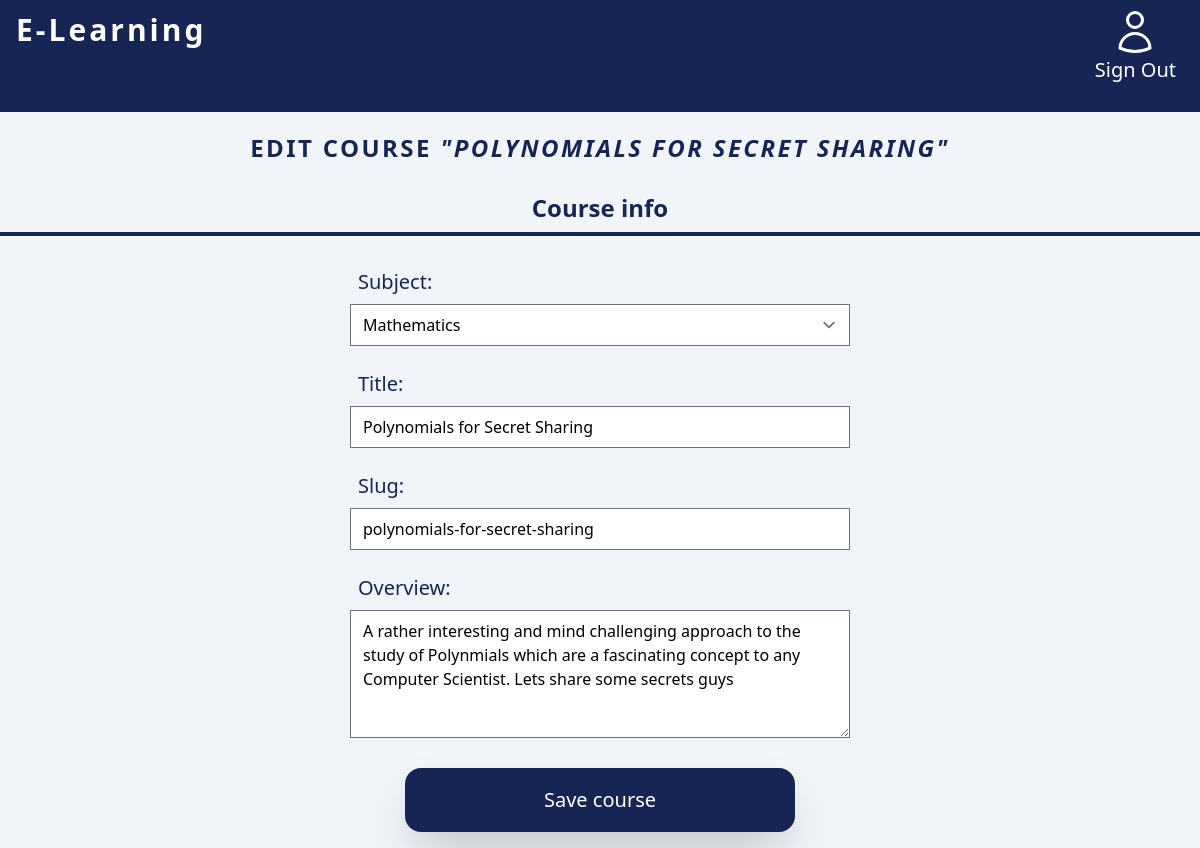
/course/2/edit/ (signed in), run on the app's committed database.
### courses/models.py (models this page shows, shortened)
class Course(models.Model):
    owner = models.ForeignKey(User,
                            related_name='courses_created',
                            on_delete=models.CASCADE)
    subject = models.ForeignKey(Subject,
                                related_name='courses',
                                on_delete=models.CASCADE)
    students = models.ManyToManyField(User, related_name='courses_joined', blank=True)
    title = models.CharField(max_length=200)
    slug = models.SlugField(max_length=200, unique=True)
    overview = models.TextField()
    created = models.DateTimeField(auto_now_add=True)
    image = models.FileField(upload_to='images', default='default.jpeg')
    class Meta:
        ordering = ['-created']

class Subject(models.Model):
    title = models.CharField(max_length=200)
    slug = models.SlugField(max_length=200, unique=True)
    class Meta:
        ordering = ['title']
    def __str__(self) -> str:
        return self.title

### courses/views.py (the view)
# urls.py: path('<pk>/edit/', views.CourseUpdateView.as_view(), name='course_edit'),
class CourseUpdateView(OwnerCourseEditMixin, UpdateView):
    permission_required = 'courses.change_course'

### courses/views.py (called while the page is built)
    def get_queryset(self):
        qs = super().get_queryset()
        return qs.filter(owner=self.request.user)

### courses/templates/courses/manage/course/form.html (shortened to what this page needs)
{% extends "base.html" %}
{% load tailwind_filters %}
{% block content %}
  <h1 class="text-2xl leading-10 tracking-widest uppercase w-full text-center mb-4 text-blue-950 font-extrabold">
    {% if object %}
      Edit course <em>"{{ object.title }}"</em>
    {% else %}
      Create a new course
    {% endif %}
  </h1>
  <div>
    <h2 class="text-2xl font-extrabold text-blue-950 px-5 p-2 border-b-4 border-blue-950 text-center">Course info</h2>
    <form method="post" class="flex flex-col p-4 items-center">
      {% for field in form %}
        {% if field.field.widget.input_type == 'select' %}
          <div class="m-2">
            <p class="text-xl p-2 text-blue-950">{{ field.label_tag }}</p>
            <select name="{{ field.name }}" id="" class="w-[500px]">
              {% for option in field.field.choices %}
                <option value="{{ option.0 }}" {% if option.0 == field.value %} selected {% endif %}>{{ option.1 }}</option>
              {% endfor %}
            </select>
          </div>
        {% elif field.field.widget.input_type == 'text' %}
        <div class="m-2">
          <p class="text-xl p-2 text-blue-950">{{ field.label_tag }}</p>
          <input type="text" class="w-[500px] h-auto" name="{{ field.name }}" value="{{ field.value }}">
        </div>
        {% else %}
        <div class="m-2">
          <p class="text-xl p-2 text-blue-950">{{ field.label_tag }}</p>
          <textarea name={{ field.name }} class="w-[500px] h-32">{{ field.value }}</textarea>
        </div>
        {% endif %}
      {% endfor %}
      <p><input type="submit" value="Save course" class="bg-blue-950 hover:bg-blue-900 w-[390px] h-16 rounded-2xl text-xl  text-white shadow-2xl flex items-center justify-center mt-4"></p>
    </form>
  </div>
{% endblock %}

### data on the page
Course: title "POLYNOMIALS FOR SECRET SHARING", title "Polynomials for Secret Sharing" "polynomials-for-secret-sharing", overview "A rather interesting and mind challenging approach to the study of Polynmials which are a fascinating concept to any Computer Scientist. Lets share some secrets guys"
Subject: subject "Mathematics"

### other printed values
{{ field.label_tag }} "Subject:"
{{ field.label_tag }} "Title:" "Slug:"
{{ field.label_tag }} "Overview:"
